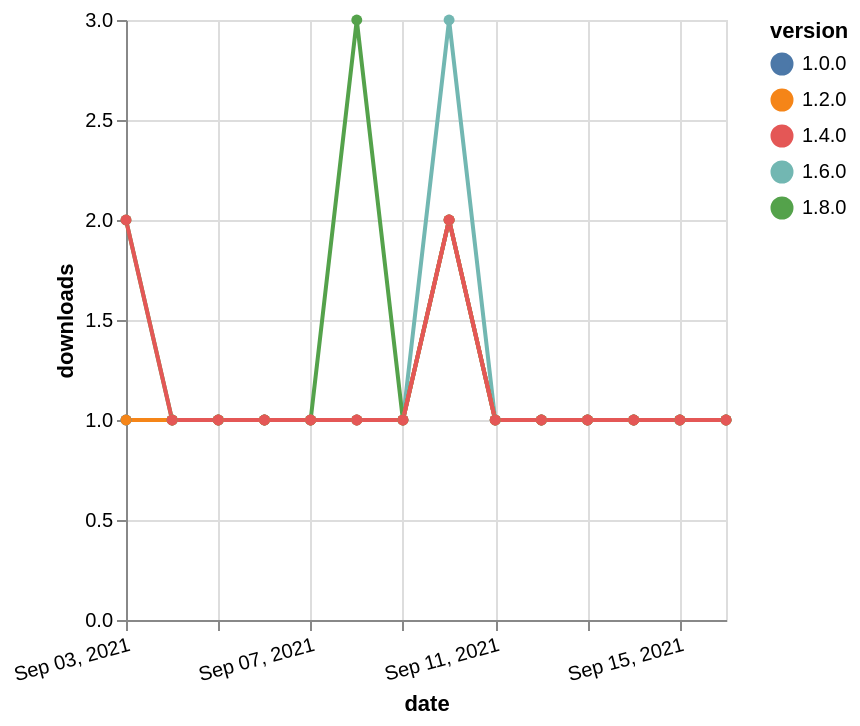

Vega-Lite specification for this chart:
### Vega-Lite specification from a JSON file in a GitHub repository (floating-point values rounded to 4 significant figures)
{"$schema": "https://vega.github.io/schema/vega-lite/v5.json", "description": "A simple bar chart with embedded data.", "data": {"values": [{"date": "2021-09-03", "total": 197, "delta": 1, "version": "1.6.0"}, {"date": "2021-09-04", "total": 198, "delta": 1, "version": "1.6.0"}, {"date": "2021-09-05", "total": 199, "delta": 1, "version": "1.6.0"}, {"date": "2021-09-06", "total": 200, "delta": 1, "version": "1.6.0"}, {"date": "2021-09-07", "total": 201, "delta": 1, "version": "1.6.0"}, {"date": "2021-09-08", "total": 202, "delta": 1, "version": "1.6.0"}, {"date": "2021-09-09", "total": 203, "delta": 1, "version": "1.6.0"}, {"date": "2021-09-10", "total": 206, "delta": 3, "version": "1.6.0"}, {"date": "2021-09-11", "total": 207, "delta": 1, "version": "1.6.0"}, {"date": "2021-09-12", "total": 208, "delta": 1, "version": "1.6.0"}, {"date": "2021-09-13", "total": 209, "delta": 1, "version": "1.6.0"}, {"date": "2021-09-14", "total": 210, "delta": 1, "version": "1.6.0"}, {"date": "2021-09-15", "total": 211, "delta": 1, "version": "1.6.0"}, {"date": "2021-09-16", "total": 212, "delta": 1, "version": "1.6.0"}, {"date": "2021-09-03", "total": 130, "delta": 2, "version": "1.8.0"}, {"date": "2021-09-04", "total": 131, "delta": 1, "version": "1.8.0"}, {"date": "2021-09-05", "total": 132, "delta": 1, "version": "1.8.0"}, {"date": "2021-09-06", "total": 133, "delta": 1, "version": "1.8.0"}, {"date": "2021-09-07", "total": 134, "delta": 1, "version": "1.8.0"}, {"date": "2021-09-08", "total": 137, "delta": 3, "version": "1.8.0"}, {"date": "2021-09-09", "total": 138, "delta": 1, "version": "1.8.0"}, {"date": "2021-09-10", "total": 140, "delta": 2, "version": "1.8.0"}, {"date": "2021-09-11", "total": 141, "delta": 1, "version": "1.8.0"}, {"date": "2021-09-12", "total": 142, "delta": 1, "version": "1.8.0"}, {"date": "2021-09-13", "total": 143, "delta": 1, "version": "1.8.0"}, {"date": "2021-09-14", "total": 144, "delta": 1, "version": "1.8.0"}, {"date": "2021-09-15", "total": 145, "delta": 1, "version": "1.8.0"}, {"date": "2021-09-16", "total": 146, "delta": 1, "version": "1.8.0"}, {"date": "2021-09-03", "total": 198, "delta": 1, "version": "1.0.0"}, {"date": "2021-09-04", "total": 199, "delta": 1, "version": "1.0.0"}, {"date": "2021-09-05", "total": 200, "delta": 1, "version": "1.0.0"}, {"date": "2021-09-06", "total": 201, "delta": 1, "version": "1.0.0"}, {"date": "2021-09-07", "total": 202, "delta": 1, "version": "1.0.0"}, {"date": "2021-09-08", "total": 203, "delta": 1, "version": "1.0.0"}, {"date": "2021-09-09", "total": 204, "delta": 1, "version": "1.0.0"}, {"date": "2021-09-10", "total": 206, "delta": 2, "version": "1.0.0"}, {"date": "2021-09-11", "total": 207, "delta": 1, "version": "1.0.0"}, {"date": "2021-09-12", "total": 208, "delta": 1, "version": "1.0.0"}, {"date": "2021-09-13", "total": 209, "delta": 1, "version": "1.0.0"}, {"date": "2021-09-14", "total": 210, "delta": 1, "version": "1.0.0"}, {"date": "2021-09-15", "total": 211, "delta": 1, "version": "1.0.0"}, {"date": "2021-09-16", "total": 212, "delta": 1, "version": "1.0.0"}, {"date": "2021-09-03", "total": 191, "delta": 1, "version": "1.2.0"}, {"date": "2021-09-04", "total": 192, "delta": 1, "version": "1.2.0"}, {"date": "2021-09-05", "total": 193, "delta": 1, "version": "1.2.0"}, {"date": "2021-09-06", "total": 194, "delta": 1, "version": "1.2.0"}, {"date": "2021-09-07", "total": 195, "delta": 1, "version": "1.2.0"}, {"date": "2021-09-08", "total": 196, "delta": 1, "version": "1.2.0"}, {"date": "2021-09-09", "total": 197, "delta": 1, "version": "1.2.0"}, {"date": "2021-09-10", "total": 199, "delta": 2, "version": "1.2.0"}, {"date": "2021-09-11", "total": 200, "delta": 1, "version": "1.2.0"}, {"date": "2021-09-12", "total": 201, "delta": 1, "version": "1.2.0"}, {"date": "2021-09-13", "total": 202, "delta": 1, "version": "1.2.0"}, {"date": "2021-09-14", "total": 203, "delta": 1, "version": "1.2.0"}, {"date": "2021-09-15", "total": 204, "delta": 1, "version": "1.2.0"}, {"date": "2021-09-16", "total": 205, "delta": 1, "version": "1.2.0"}, {"date": "2021-09-03", "total": 165, "delta": 2, "version": "1.4.0"}, {"date": "2021-09-04", "total": 166, "delta": 1, "version": "1.4.0"}, {"date": "2021-09-05", "total": 167, "delta": 1, "version": "1.4.0"}, {"date": "2021-09-06", "total": 168, "delta": 1, "version": "1.4.0"}, {"date": "2021-09-07", "total": 169, "delta": 1, "version": "1.4.0"}, {"date": "2021-09-08", "total": 170, "delta": 1, "version": "1.4.0"}, {"date": "2021-09-09", "total": 171, "delta": 1, "version": "1.4.0"}, {"date": "2021-09-10", "total": 173, "delta": 2, "version": "1.4.0"}, {"date": "2021-09-11", "total": 174, "delta": 1, "version": "1.4.0"}, {"date": "2021-09-12", "total": 175, "delta": 1, "version": "1.4.0"}, {"date": "2021-09-13", "total": 176, "delta": 1, "version": "1.4.0"}, {"date": "2021-09-14", "total": 177, "delta": 1, "version": "1.4.0"}, {"date": "2021-09-15", "total": 178, "delta": 1, "version": "1.4.0"}, {"date": "2021-09-16", "total": 179, "delta": 1, "version": "1.4.0"}]}, "width": "container", "mark": {"type": "line", "point": {"filled": true}}, "encoding": {"x": {"field": "date", "type": "temporal", "timeUnit": "yearmonthdate", "title": "date", "axis": {"labelAngle": -15}}, "y": {"field": "delta", "type": "quantitative", "title": "downloads"}, "color": {"field": "version", "type": "nominal"}, "tooltip": {"field": "delta"}}}
